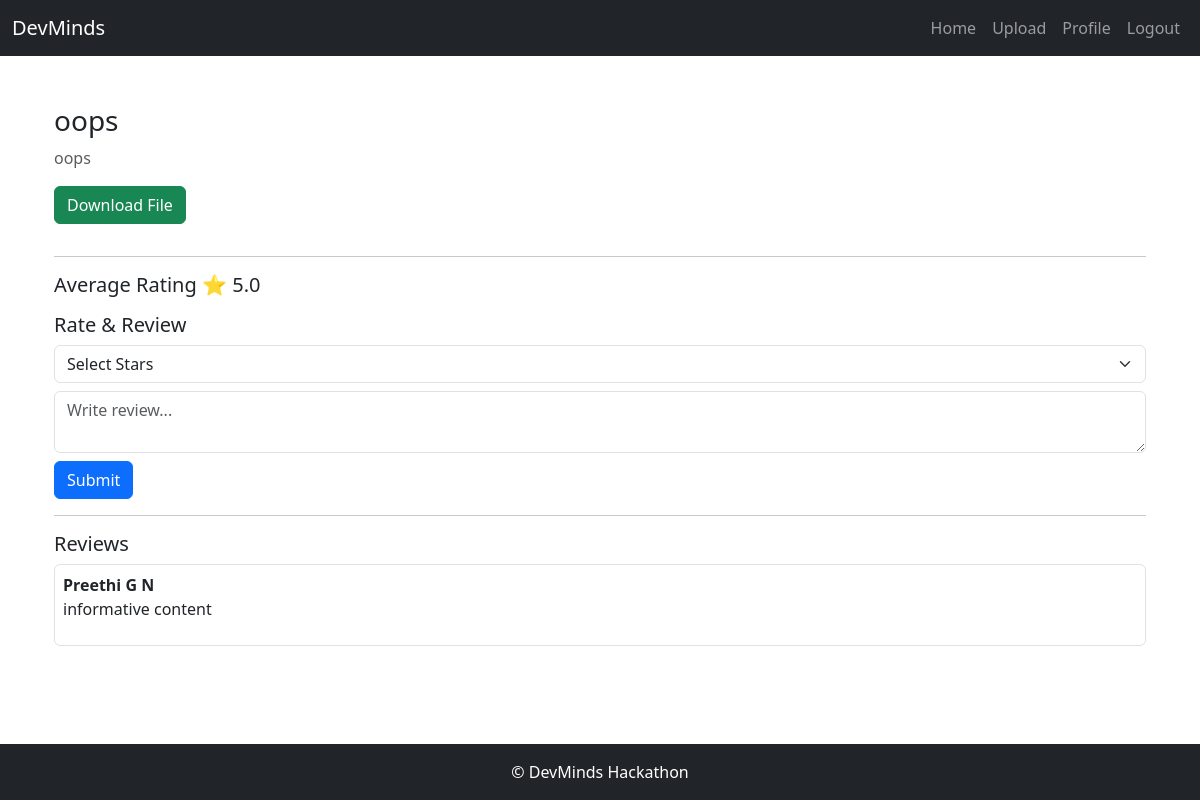
The app's page /resource/8/ (signed in) with its own data.
### DevMinds/models.py (models this page shows, shortened)
class Resource(models.Model):
    PRIVACY_CHOICES = (
        ('Public', 'Public'),
        ('Private', 'Private')
    )
    user = models.ForeignKey(User, on_delete=models.CASCADE)
    title = models.CharField(max_length=200)
    subject = models.CharField(max_length=100)
    semester = models.CharField(max_length=50)
    resource_type = models.CharField(max_length=100)
    year = models.CharField(max_length=50)
    description = models.TextField(blank=True)
    file = models.FileField(upload_to='resources/')
    privacy = models.CharField(max_length=10, choices=PRIVACY_CHOICES)
    tags = models.ManyToManyField(Tag, blank=True)
    created_at = models.DateTimeField(auto_now_add=True)
    def average_rating(self):
        avg = self.ratings.aggregate(Avg('stars'))['stars__avg']
        return round(avg, 1) if avg else 0

class Comment(models.Model):
    user = models.ForeignKey(User, on_delete=models.CASCADE)
    resource = models.ForeignKey(
        Resource,
        on_delete=models.CASCADE,
        related_name="comments"
    )
    text = models.TextField()
    created = models.DateTimeField(auto_now_add=True)

### DevMinds/views.py (the view, shortened to what this page needs)
# urls.py: path('resource/<int:id>/', views.view_resource, name='view_resource'),
@login_required
def view_resource(request, id):
    resource = get_object_or_404(Resource, id=id)
    user_rating = Rating.objects.filter(
        user=request.user,
        resource=resource
    ).first()
    user_comment = Comment.objects.filter(
        user=request.user,
        resource=resource
    ).first()
    context = {
        'resource': resource,
        'user_rating': user_rating,
        'user_comment': user_comment
    }
    if resource.privacy == "Public":
        return render(request, 'view_resource.html', context)

### DevMinds/templates/view_resource.html (shortened to what this page needs)
{% extends 'base.html' %}
{% block content %}
<div class="container mt-4">
    <h3>{{ resource.title }}</h3>
    <p class="text-muted">{{ resource.subject }}</p>
    <a href="{{ resource.file.url }}" class="btn btn-success mb-3">
        Download File
    </a>
    <hr>
    <h5>Average Rating ⭐ {{ resource.average_rating }}</h5>
    <h5 class="mt-3">Rate & Review</h5>
    <form method="post" action="{% url 'add_review' resource.id %}">
        <select name="stars" class="form-select mb-2" required>
            <option value="">Select Stars</option>
        </select>
        <textarea name="comment" class="form-control mb-2"
        placeholder="Write review...">{{ user_comment.text|default:'' }}</textarea>
        <button class="btn btn-primary">Submit</button>
    </form>
    <hr>
    <h5>Reviews</h5>
    {% for c in resource.comments.all %}
    <div class="border rounded p-2 mb-2">
        <b>{{ c.user.username }}</b>
        <p>{{ c.text }}</p>
    </div>
    {% empty %}
    <p>No reviews yet</p>
    {% endfor %}
</div>
{% endblock %}

### records on screen
Resource: title "oops", subject "oops", average_rating "5.0"
Comment: user.username "Preethi G N", text "informative content"
